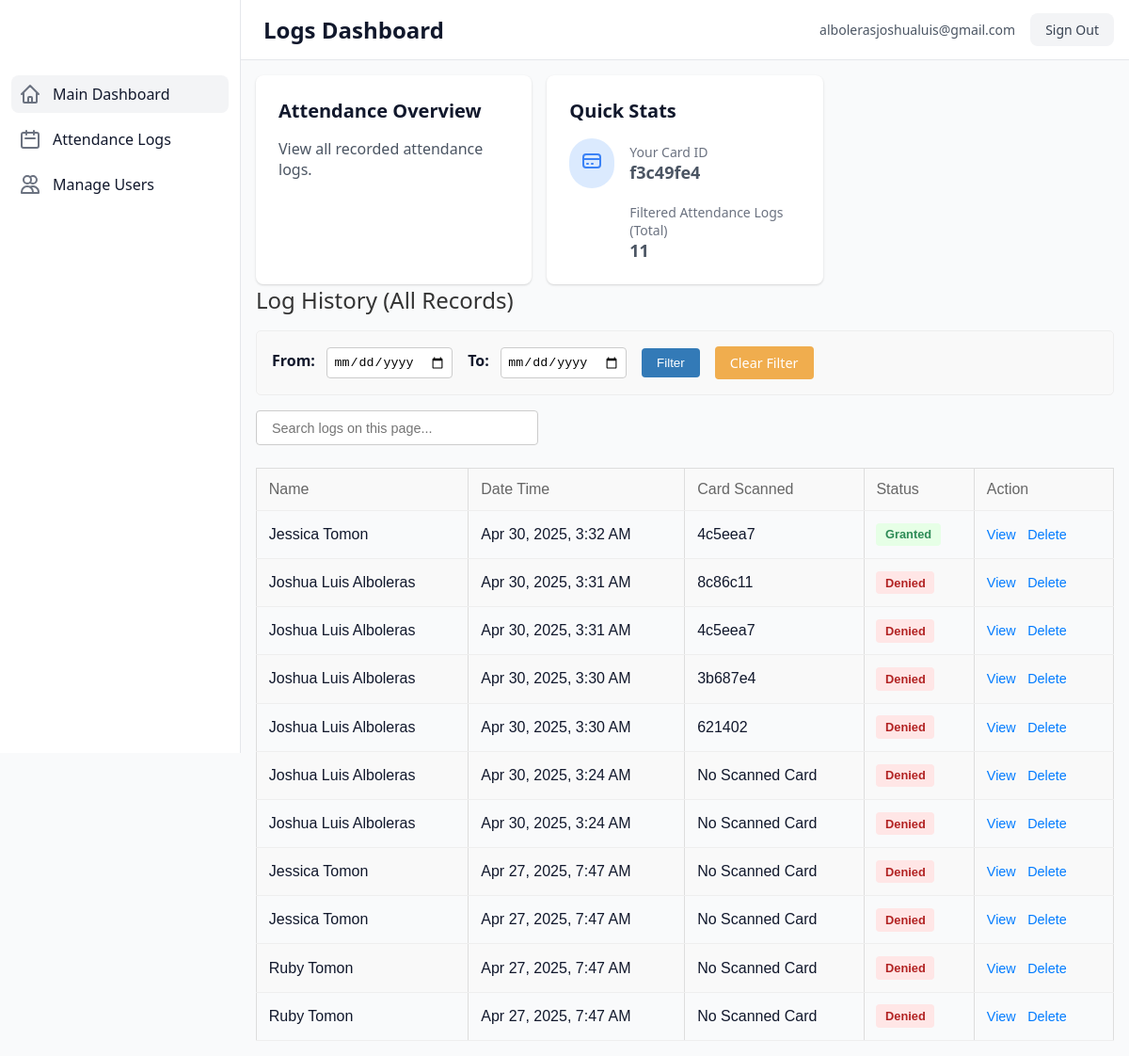
The app's page /admin-dashboard.php (signed in) with its own data.
### tables this page shows
CREATE TABLE `rfidcards` (
  `card_id` varchar(50) NOT NULL,
  `user_id` int NOT NULL,
  `is_active` tinyint(1) NOT NULL DEFAULT '1',
  `issued_at` timestamp NULL DEFAULT CURRENT_TIMESTAMP,
  `revoked_at` timestamp NULL DEFAULT NULL
);

CREATE TABLE `accesslogs` (
  `log_id` int NOT NULL,
  `user_id` int DEFAULT NULL,
  `face_recognized` tinyint(1) DEFAULT NULL,
  `rfid_scanned` varchar(50) DEFAULT NULL,
  `access_granted` tinyint(1) NOT NULL,
  `timestamp` timestamp NULL DEFAULT CURRENT_TIMESTAMP,
  `confidence_score` float DEFAULT NULL,
  `device_id` varchar(50) DEFAULT NULL
);

CREATE TABLE `users` (
  `user_id` int NOT NULL,
  `first_name` varchar(50) NOT NULL,
  `last_name` varchar(50) NOT NULL,
  `email` varchar(100) DEFAULT NULL,
  `password` varchar(255) DEFAULT NULL,
  `role` varchar(50) DEFAULT NULL,
  `is_active` tinyint(1) NOT NULL DEFAULT '1',
  `created_at` timestamp NULL DEFAULT CURRENT_TIMESTAMP,
  `updated_at` timestamp NULL DEFAULT CURRENT_TIMESTAMP ON UPDATE CURRENT_TIMESTAMP
);

### admin-dashboard.php (the view, shortened to what this page needs)
<?php
include("db_config.php");
$conn = mysqli_connect($host, $user, $pass, $db);
$card_id = null;
$sql_card = "SELECT card_id FROM rfidcards WHERE user_id = ?";
$stmt_card = mysqli_prepare($conn, $sql_card);
mysqli_stmt_bind_param($stmt_card, "i", $user_id);
mysqli_stmt_execute($stmt_card);
$result_card = mysqli_stmt_get_result($stmt_card);
if ($data_card = mysqli_fetch_assoc($result_card)) {
    $card_id = $data_card['card_id'];
}
$filter_start_date = $_GET['start_date'] ?? '';
$filter_end_date = $_GET['end_date'] ?? '';
$filter_start_date = (preg_match("/^\d{4}-\d{2}-\d{2}$/", $filter_start_date)) ? $filter_start_date : '';
$filter_end_date = (preg_match("/^\d{4}-\d{2}-\d{2}$/", $filter_end_date)) ? $filter_end_date : '';
$limit = 100;
$page = isset($_GET['page']) && is_numeric($_GET['page']) ? (int)$_GET['page'] : 1;
$offset = ($page - 1) * $limit;
$sql_select_count = "SELECT COUNT(*) ";
$sql_select_data = "SELECT l.*, u.first_name, u.last_name ";
$sql_from_joins = "
    FROM accesslogs l
    LEFT JOIN users u ON l.user_id = u.user_id
";
$where_clauses = ["u.user_id IS NOT NULL"];
$params = [];
$param_types = "";
$sql_where = "";
if (!empty($where_clauses)) {
    $sql_where = " WHERE " . implode(" AND ", $where_clauses);
}
$sql_total = $sql_select_count . $sql_from_joins . $sql_where;
$stmt_total = mysqli_prepare($conn, $sql_total);
mysqli_stmt_execute($stmt_total);
$result_total = mysqli_stmt_get_result($stmt_total);
$total_records = mysqli_fetch_array($result_total)[0];
$sql_logs = $sql_select_data . $sql_from_joins . $sql_where . " ORDER BY l.timestamp DESC LIMIT ? OFFSET ?";
$stmt_logs = mysqli_prepare($conn, $sql_logs);
$log_params = $params;
$log_param_types = $param_types;
$log_params[] = $limit;
$log_param_types .= "i";
$log_params[] = $offset;
$log_param_types .= "i";
if (!empty($log_param_types)) {
    mysqli_stmt_bind_param($stmt_logs, $log_param_types, ...$log_params);
}
mysqli_stmt_execute($stmt_logs);
$result_logs = mysqli_stmt_get_result($stmt_logs);
?>
<!DOCTYPE html>
<html lang="en">
<head>
    <link rel="stylesheet" href="./styles/style.css">
    <link rel="stylesheet" href="./styles/admin-dashboard.css">
</head>
<body>
    <div class="dashboard-layout" id="dashboard-layout" style="visibility: hidden;">
        <nav class="navbar">
           <div class="navbar-content">
                <div class="navbar-left">
                    <span class="dashboard-title">Logs Dashboard</span>
                </div>
                <div class="navbar-right">
                    <div class="user-info">
                        <span class="user-email" id="user-email"><?= htmlspecialchars($email) ?></span>
                        <a class="signout-button" id="signout-button" href="logout.php">Sign Out</a>
                    </div>
                </div>
            </div>
        </nav>
        <aside class="sidebar" id="sidebar">
            <div class="sidebar-content">
                <ul class="sidebar-nav">
                    <li>
                        <a href="./admin-dashboard.php" class="nav-link active">
                           <svg fill="none" stroke="currentColor" viewBox="0 0 24 24"><path stroke-linecap="round" stroke-linejoin="round" stroke-width="2" d="M3 12l2-2m0 0l7-7 7 7M5 10v10a1 1 0 001 1h3m10-11l2 2m-2-2v10a1 1 0 01-1 1h-3m-6 0a1 1 0 001-1v-4a1 1 0 011-1h2a1 1 0 011 1v4a1 1 0 001 1m-6 0h6" /></svg>
                            <span>Main Dashboard</span>
                        </a>
                    </li>
                    <li>
                        <a href="./attendance-dashboard.php" class="nav-link ">
                            <svg fill="none" stroke="currentColor" viewBox="0 0 24 24"><path stroke-linecap="round" stroke-linejoin="round" stroke-width="2" d="M8 7V3m8 4V3m-9 8h10M5 21h14a2 2 0 002-2V7a2 2 0 00-2-2H5a2 2 0 00-2 2v12a2 2 0 002 2z" /></svg> <span>Attendance Logs</span>
                        </a>
                    </li>
                    <li>
                        <a href="./manage-users.php" class="nav-link">
                            <svg fill="none" stroke="currentColor" viewBox="0 0 24 24"><path stroke-linecap="round" stroke-linejoin="round" stroke-width="2" d="M12 4.354a4 4 0 110 5.292M15 21H3v-1a6 6 0 0112 0v1zm0 0h6v-1a6 6 0 00-9-5.197M13 7a4 4 0 11-8 0 4 4 0 018 0z" /></svg>
                            <span>Manage Users</span>
                        </a>
                    </li>
                </ul>
            </div>
        </aside>
        <main class="main-content" id="main-content">
            <div class="main-content-inner">
                <div class="content-grid">
                   <div class="card">
                        <h2>Attendance Overview</h2> <p>View all recorded attendance logs.</p>
                    </div>
                     <div class="card">
                        <h2>Quick Stats</h2>
                        <div class="stats-item">
                            <div class="stats-icon-wrapper">
                                <svg fill="none" stroke="currentColor" viewBox="0 0 24 24" xmlns="http://www.w3.org/2000/svg"><path stroke-linecap="round" stroke-linejoin="round" stroke-width="2" d="M3 10h18M7 15h1m4 0h1m-7 4h12a3 3 0 003-3V8a3 3 0 00-3-3H6a3 3 0 00-3 3v8a3 3 0 003 3z"></path></svg>
                            </div>
                            <div class="stats-text">
                                <p>Your Card ID</p>
                                <p><?= $card_id ? htmlspecialchars($card_id) : 'Not Registered' ?></p>
                            </div>
                        </div>
                        <div class="stats-item" style="margin-top: 1rem;">
                            <div class="stats-icon-wrapper" style="background-color: var(--bg-green-100);">
                                <svg class="w-6 h-6" fill="none" stroke="var(--text-green-500)" viewBox="0 0 24 24" xmlns="http://www.w3.org/2000/svg"><path stroke-linecap="round" stroke-linejoin="round" stroke-width="2" d="M12 8v4l3 3m6-3a9 9 0 11-18 0 9 9 0 0118 0z"></path></svg>
                            </div>
                            <div class="stats-text">
                                <p>Filtered Attendance Logs (Total)</p>
                                <p><?= $total_records ?></p>
                            </div>
                        </div>
                    </div>
                </div>
                <div class="table-container ">
                    <h2>Log History (All Records)</h2>
                    <form method="GET" action="" class="filter-form">
                        <div>
                            <label for="start_date">From:</label>
                            <input type="date" id="start_date" name="start_date" value="<?= htmlspecialchars($filter_start_date) ?>">
                        </div>
                        <div>
                            <label for="end_date">To:</label>
                            <input type="date" id="end_date" name="end_date" value="<?= htmlspecialchars($filter_end_date) ?>">
                        </div>
                        <button type="submit">Filter</button>
                        <a href="?" class="clear-filter-link">Clear Filter</a>
                    </form>
                    <div class="table-controls">
                        <input type="text" id="searchInput" class="search-input" placeholder="Search logs on this page...">
                    </div>
                    <table>
                        <thead>
                            <tr>
                                <th>Name</th>
                                <th>Date Time</th>
                                <th>Card Scanned</th>
                                <th>Status</th>
                                <th>Action</th>
                            </tr>
                        </thead>
                        <tbody id="logTableBody">
                            <?php
                            if ($result_logs && mysqli_num_rows($result_logs) > 0) {
                                while ($row = mysqli_fetch_assoc($result_logs)) {
                                    $log_id = $row['log_id'];
                                    $display_name = (isset($row['first_name']) && isset($row['last_name'])) ? htmlspecialchars($row['first_name'] . ' ' . $row['last_name']) : 'Unknown User';
                                    $timestamp_raw = $row['timestamp'];
                                    $rfid_scanned = $row['rfid_scanned'] == "" ? "No Scanned Card":$row['rfid_scanned'];
                                    $access_granted = $row['access_granted'];
                                    $timestamp = date("M j, Y, g:i A", strtotime($timestamp_raw));
                                    $status_text = '';
                                    $status_class = '';
                                    if ($access_granted == 1) {
                                        $status_text = 'Granted';
                                        $status_class = 'status-granted';
                                    } elseif ($access_granted == 0) {
                                        $status_text = 'Denied';
                                        $status_class = 'status-denied';
                                    } else {
                                        $status_text = 'Unknown';
                                        $status_class = 'status-unknown';
                                    }
                                    echo <<<HTML
                                            <tr>
                                                <td>{$display_name}</td>
                                                <td>{$timestamp}</td>
                                                <td>{$rfid_scanned}</td>
                                                <td><span class="status {$status_class}">{$status_text}</span></td>
                                                <td class="action-links">
                                                    <a href="view_log_details.php?id={$log_id}" title="View Details">View</a>
                                                    <a href="delete_log.php?id={$log_id}" class="delete-link" title="Delete Log" onclick="return confirm('Are you sure you want to delete this log entry?');">Delete</a>
                                                </td>
                                            </tr>
                                        HTML;
                                }
                            } else {
                                echo '<tr><td colspan="5" style="text-align: center; padding: 1rem;">No attendance logs found for the selected criteria.</td></tr>';
                            }
                            ?>
                        </tbody>
                    </table>
                </div>
            </div>
        </main>
    </div>
</body>
</html>

### styles/style.css (style rules this page uses)
:root { --navbar-height: 4rem; --sidebar-width: 16rem; --text-gray-500: #6B7280; --text-gray-600: #4B5563; --text-gray-700: #374151; --text-gray-900: #11182C; --bg-gray-50: #F9FAFB; --bg-gray-100: #F3F4F6; --bg-gray-200: #E5E7EB; --border-gray-200: #E5E7EB; --text-blue-500: #3B82F6; --bg-blue-100: #DBEAFE; --text-red-500: #EF4444; --bg-red-50: #FEF2F2; }
* { box-sizing: border-box; margin: 0; padding: 0; }
body { font-family: system-ui, -apple-system, BlinkMacSystemFont, 'Segoe UI', Roboto, Oxygen, Ubuntu, Cantarell, 'Open Sans', 'Helvetica Neue', sans-serif; background-color: var(--bg-gray-50); color: var(--text-gray-900); }
button, a { cursor: pointer; color: inherit; background: none; border: none; text-decoration: none; }
.dashboard-layout { min-height: 100vh; }
.navbar { position: fixed; top: 0; right: 0; width: 100%; height: var(--navbar-height); background-color: white; border-bottom: 1px solid var(--border-gray-200); z-index: 50; padding: 0.75rem; transition: margin-left 0.3s ease-in-out, width 0.3s ease-in-out; }
.navbar-content { display: flex; align-items: center; justify-content: space-between; height: 100%; }
.navbar-left, .navbar-right { display: flex; align-items: center; }
.dashboard-title { margin-left: 0.5rem; font-size: 1.25rem; font-weight: 600; }
.user-info { display: flex; align-items: center; margin-left: 0.75rem; }
.user-email { margin-right: 1rem; font-size: 0.875rem; color: var(--text-gray-600); }
.signout-button { padding: 0.5rem 1rem; font-size: 0.875rem; color: var(--text-gray-700); background-color: var(--bg-gray-100); border-radius: 0.5rem; }
.sidebar { position: fixed; top: 0; left: 0; width: var(--sidebar-width); height: 100vh; padding-top: var(--navbar-height); background-color: white; border-right: 1px solid var(--border-gray-200); z-index: 40; transform: translateX(-100%); transition: transform 0.3s ease-in-out; }
.sidebar-content { height: 100%; overflow-y: auto; background-color: white; padding: 1rem 0.75rem; }
.sidebar-nav { list-style: none; }
.sidebar-nav > * + * { margin-top: 0.5rem; }
.nav-link { display: flex; align-items: center; padding: 0.5rem; color: var(--text-gray-900); border-radius: 0.5rem; transition: background-color 0.2s ease; }
.nav-link.active { background-color: var(--bg-gray-100); }
.nav-link svg { width: 1.5rem; height: 1.5rem; color: var(--text-gray-500); flex-shrink: 0; }
.nav-link span { margin-left: 0.75rem; flex-grow: 1; }
.main-content { padding-top: var(--navbar-height); min-height: 100vh; background-color: var(--bg-gray-50); transition: margin-left 0.3s ease-in-out; margin-left: 0; }
.main-content-inner { padding: 1rem; }
.content-grid { display: grid; gap: 1rem; }
.card { background-color: white; border-radius: 0.5rem; padding: 1.5rem; box-shadow: 0 1px 3px 0 rgba(0, 0, 0, 0.1), 0 1px 2px 0 rgba(0, 0, 0, 0.06); }
.card h2 { margin-bottom: 1rem; font-size: 1.25rem; font-weight: 700; }
.card p { color: var(--text-gray-600); }
.stats-item { display: flex; align-items: center; }
.stats-icon-wrapper { padding: 0.75rem; background-color: var(--bg-blue-100); border-radius: 9999px; }
.stats-icon-wrapper svg { width: 1.5rem; height: 1.5rem; color: var(--text-blue-500); }
.stats-text { margin-left: 1rem; }
.stats-text p:first-child { font-size: 0.875rem; color: var(--text-gray-500); }
.stats-text p:last-child { font-size: 1.125rem; font-weight: 600; }
@media (min-width: 800px) { .sidebar { transform: translateX(0); } }
@media (min-width: 800px) { .main-content { margin-left: var(--sidebar-width); } }
@media (min-width: 800px) { .navbar { margin-left: var(--sidebar-width); width: calc(100% - var(--sidebar-width)); padding: 0 1rem; } }
@media (min-width: 800px) { .dashboard-title { font-size: 1.5rem; } }
@media (min-width: 800px) { .content-grid { grid-template-columns: repeat(2, minmax(0, 1fr)); } }
@media (min-width: 1024px) { .content-grid { grid-template-columns: repeat(3, minmax(0, 1fr)); } }
table { width: 100%; border-collapse: collapse; margin-top: 20px; font-family: sans-serif; }
th, td { border: 1px solid #ddd; padding: 8px; text-align: left; }
th { background-color: #f2f2f2; font-weight: bold; }
tr:nth-child(even) { background-color: #f9f9f9; }
.search-input { padding: 0.6rem 1rem; border: 1px solid #ccc; border-radius: 4px; font-size: 0.9rem; flex-grow: 1; max-width: 300px; }

### records on screen
rfidcards: card_id "f3c49fe4"
accesslogs: user.last_name "Jessica Tomon", timestamp "Apr 30, 2025, 3:32 AM", rfid_scanned "4c5eea7", access_granted "Granted"
accesslogs: user.last_name "Joshua Luis Alboleras", timestamp "Apr 30, 2025, 3:31 AM", rfid_scanned "8c86c11", access_granted "Denied"
accesslogs: user.last_name "Joshua Luis Alboleras", timestamp "Apr 30, 2025, 3:31 AM", rfid_scanned "4c5eea7", access_granted "Denied"
accesslogs: user.last_name "Joshua Luis Alboleras", timestamp "Apr 30, 2025, 3:30 AM", rfid_scanned "3b687e4", access_granted "Denied"
accesslogs: user.last_name "Joshua Luis Alboleras", timestamp "Apr 30, 2025, 3:30 AM", rfid_scanned "621402", access_granted "Denied"
accesslogs: user.last_name "Joshua Luis Alboleras", timestamp "Apr 30, 2025, 3:24 AM", rfid_scanned "No Scanned Card", access_granted "Denied"
accesslogs: user.last_name "Joshua Luis Alboleras", timestamp "Apr 30, 2025, 3:24 AM", rfid_scanned "No Scanned Card", access_granted "Denied"
accesslogs: user.last_name "Jessica Tomon", timestamp "Apr 27, 2025, 7:47 AM", rfid_scanned "No Scanned Card", access_granted "Denied"
accesslogs: user.last_name "Jessica Tomon", timestamp "Apr 27, 2025, 7:47 AM", rfid_scanned "No Scanned Card", access_granted "Denied"
accesslogs: user.last_name "Ruby Tomon", timestamp "Apr 27, 2025, 7:47 AM", rfid_scanned "No Scanned Card", access_granted "Denied"
accesslogs: user.last_name "Ruby Tomon", timestamp "Apr 27, 2025, 7:47 AM", rfid_scanned "No Scanned Card", access_granted "Denied"

### other values on screen
$email "albolerasjoshualuis@gmail.com"
$total_records "11"
